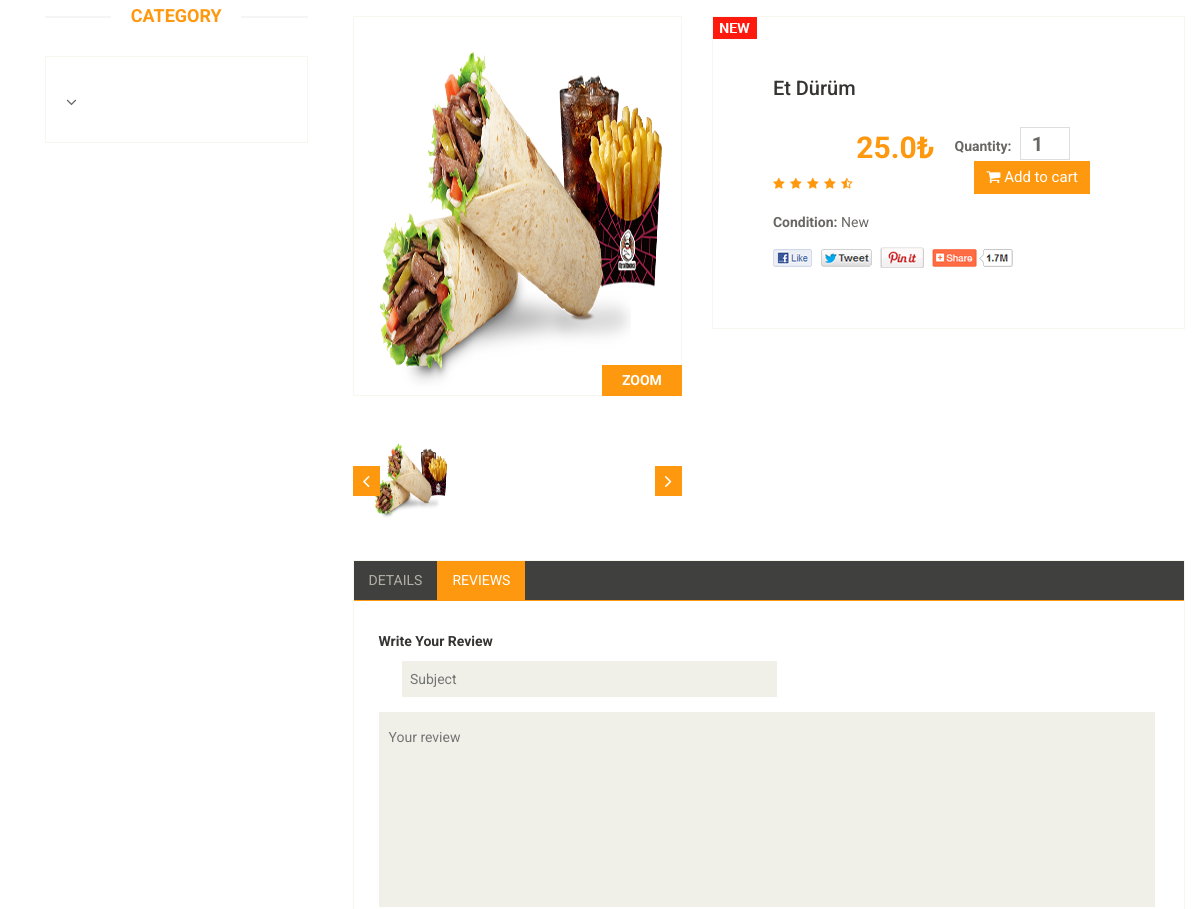
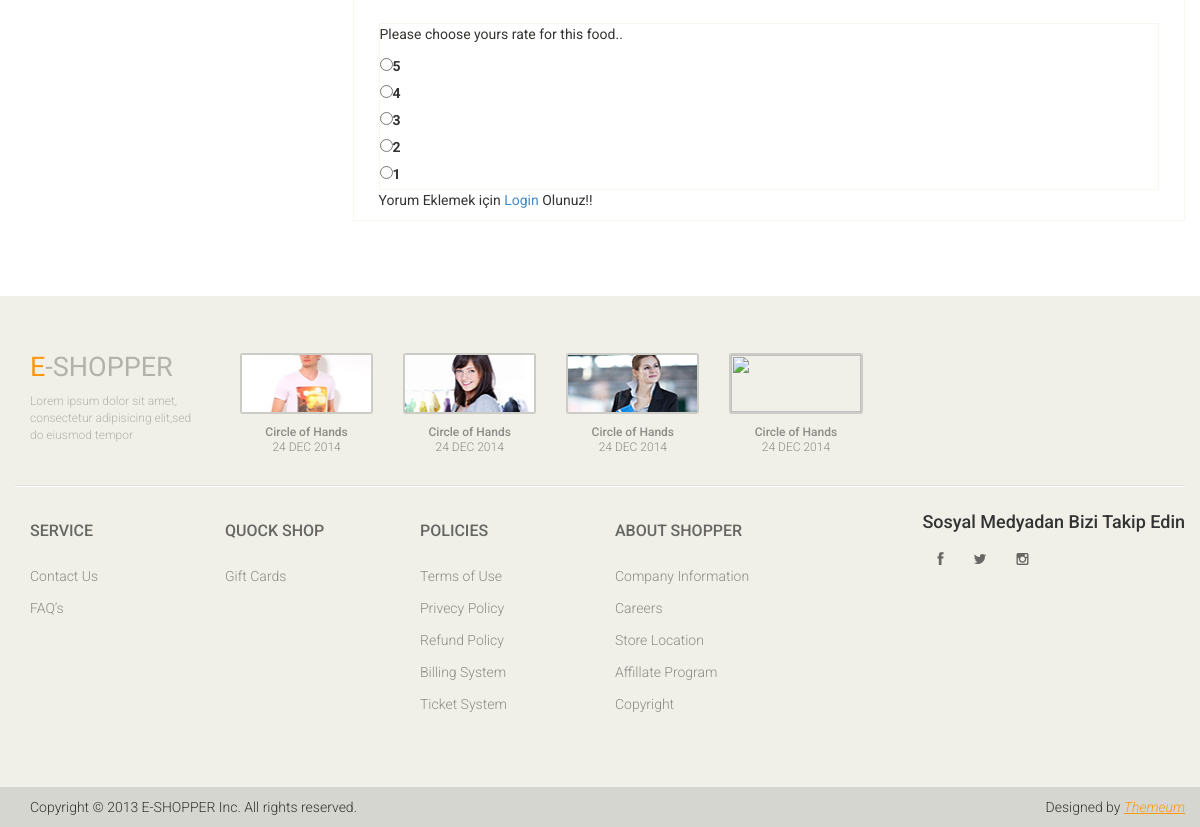
Before: /food/13/et-durum/ (lower part) with the older database file (2 pictures, top to bottom).
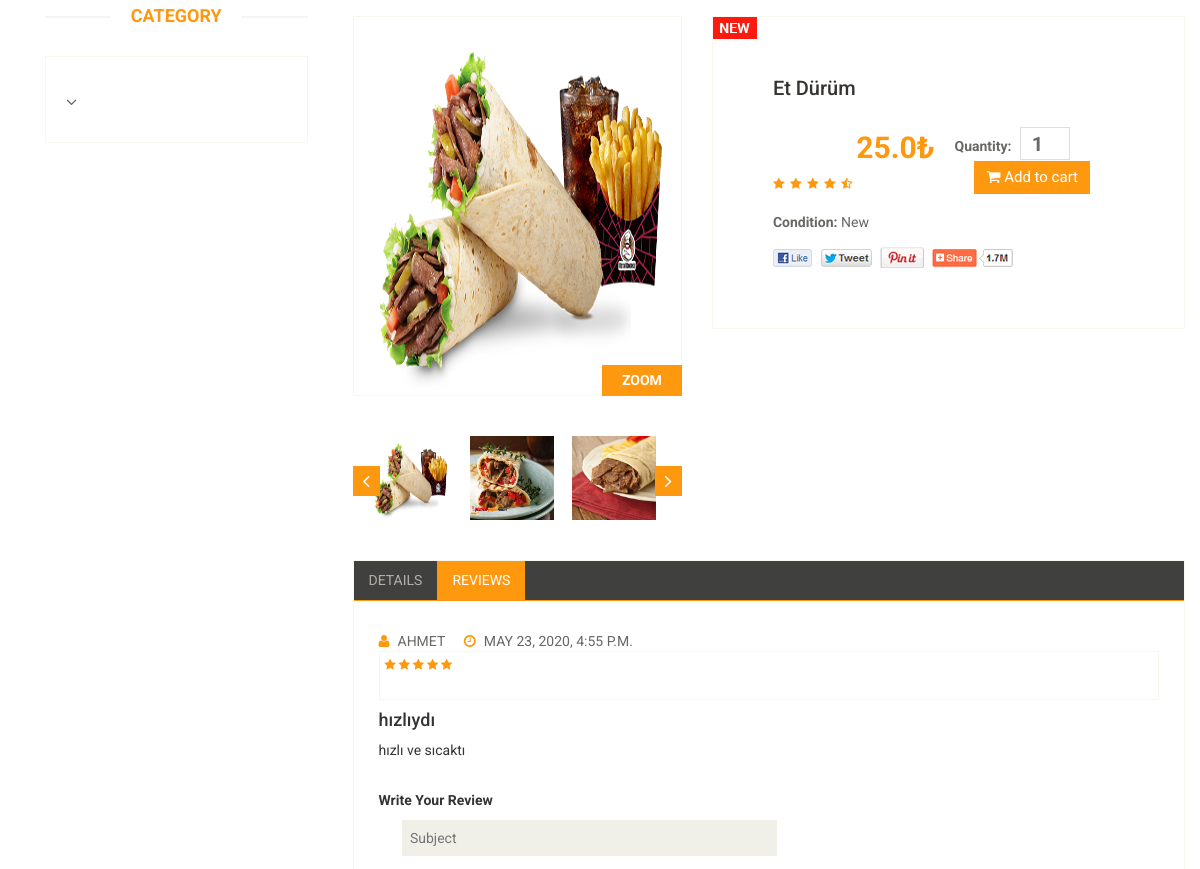
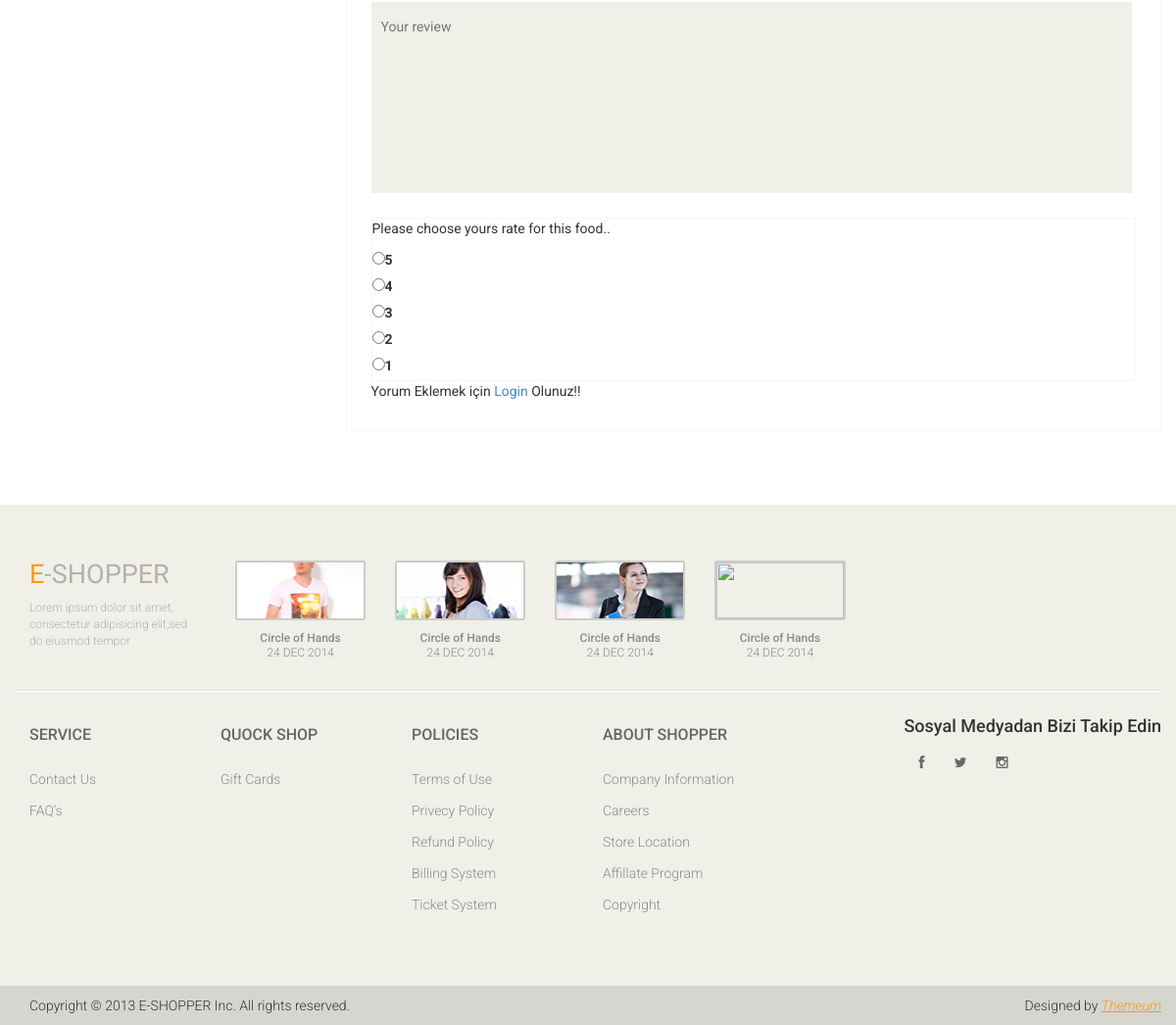
After: the same page with the newer database file (2 pictures, top to bottom).
### food/models.py (models this page shows, shortened)
class Food(models.Model):
    STATUS = (
        ('True', 'Evet'),
        ('False', 'Hayır'),
    )
    category = models.ForeignKey(Category, on_delete=models.CASCADE) #relation with Category table
    title = models.CharField(max_length=150)
    keywords = models.CharField(max_length=255, blank=True)
    description = models.CharField(max_length=255, blank=True)
    image = models.ImageField(blank=True, upload_to='images/')
    price = models.FloatField()
    amount = models.IntegerField()
    detail = RichTextUploadingField()
    slug = models.SlugField(null=False, unique=True)
    status = models.CharField(max_length=10, choices=STATUS)
    create_at = models.DateTimeField(auto_now_add=True)
    update_at = models.DateTimeField(auto_now=True)
    def image_tag(self):
        return mark_safe('<img src="{}" height="50"/>'.format(self.image.url))
    image_tag.short_description = 'Image'

class Images(models.Model):
    food=models.ForeignKey(Food,on_delete=models.CASCADE)
    title = models.CharField(max_length=50,blank=True)
    image = models.ImageField(blank=True, upload_to='images/')
    def image_tag(self):
        return mark_safe('<img src="{}" height="50"/>'.format(self.image.url))
    image_tag.short_description = 'Image'

class Comment(models.Model):
    STATUS = (
        ('New', 'Yeni'),
        ('True', 'Evet'),
        ('False', 'Hayır'),
    )
    food = models.ForeignKey(Food, on_delete=models.CASCADE)
    user = models.ForeignKey(User, on_delete=models.CASCADE)
    subject = models.CharField(max_length=50)
    comment = models.TextField(max_length=200, blank=True)
    rate = models.IntegerField(blank=True)
    status = models.CharField(max_length=10, choices=STATUS,default='New')
    ip = models.CharField(blank=True,max_length=20)
    create_at = models.DateTimeField(auto_now_add=True)
    update_at = models.DateTimeField(auto_now=True)

### home/views.py (the view)
# urls.py: path('food/<int:id>/<slug:slug>/', views.product_detail, name='product_detail'),
def product_detail(request,id,slug):
    category = Category.objects.all()
    product = Food.objects.get(pk=id)
    images = Images.objects.filter(food_id=id)
    comments = Comment.objects.filter(food_id=id,status='True')
    context = {'product': product,
               'comments': comments,
               'category': category,
               'images': images,
               }
    return render(request,'product_detail.html',context)

### home/templates/product_detail.html (shortened to what this page needs)
{% extends "homebase.html" %}
{% block content %}
    <div id="contact-page" class="container">
        <div class="bg">
            <div class="row">
                <div class="col-sm-12">
                    <div id="gmap" class="contact-map">
                        {% load static %}
                        <section>
                            <div class="container">
                                <div class="row">
                                    <div class="col-sm-3">
                                        <div class="left-sidebar">
                                            <h2>Category</h2>
                                            <div class="panel-group category-products" id="accordian">
                                                <div class="row">
                                                    <div class="col-sm-9">
                                                        <div class="mainmenu pull-left">
                                                            {% load mptt_tags %}
                                                            <ul class="nav navbar-nav collapse navbar-collapse">
                                                                {% recursetree category %}
                                                                    <br><li   {% if not node.is_leaf_node %} class="dropdown" aria-expanded="true" {% endif %}><a href="/category/{{ node.id }}/{{ node.slug }}">{{ node.title }}{% if not node.is_leaf_node %}<i class="fa fa-angle-down"></i>{% endif %}</a>
                                                                </li>
                                                                {% endrecursetree %}
                                                            </ul>
                                                        </div>
                                                    </div>
                                                </div>
                                            </div>
                                        </div>
                                    </div>
                                    <div class="col-sm-9 padding-right">
                                        <div class="product-details">
                                            <div class="col-sm-5">
                                                <div class="view-product">
                                                    <img src="{{ product.image.url }}"  alt="" />
                                                    <h3>ZOOM</h3>
                                                </div>
                                                <div id="similar-product" class="carousel slide" data-ride="carousel">
                                                    <div class="carousel-inner">
                                                        <div class="item active">
                                                            <a href=""><img src="{{ product.image.url }}"  style="height: 84px" width="84px" alt=""></a>
                                                            {% for rs in images %}
                                                                <a href=""><img src="{{ rs.image.url }}" style="height: 84px" width="84px" alt=""></a>
                                                            {% endfor %}
                                                        </div>
                                                    </div>
                                                    <a class="left item-control" href="#similar-product" data-slide="prev">
                                                        <i class="fa fa-angle-left"></i>
                                                    </a>
                                                    <a class="right item-control" href="#similar-product" data-slide="next">
                                                        <i class="fa fa-angle-right"></i>
                                                    </a>
                                                </div>
                                            </div>
                                            <div class="col-sm-7">
                                                <div class="product-information">
                                                    <img src="{% static 'images/product-details/new.jpg' %}" class="newarrival" alt="" />
                                                    <h2>{{ product.title }}</h2>
                                                    <img src="{% static 'images/product-details/rating.png' %}" alt="" />
                                                    <span>
									<span>{{ product.price }}₺</span>
                                    <form action="/order/addtocart/{{ product.id }}" method="post">
									<label>Quantity:</label>
									<input type="number" class="input" name="quantity" min="1" max="{{ product.amount }}" value="1" />
									<button type="submit" class="btn btn-fefault cart">
										<i class="fa fa-shopping-cart"></i>
										Add to cart
									</button>
                                        </form>
								</span>
                                                    <p><b>Condition:</b> New</p>
                                                    <a href=""><img src="{% static 'images/product-details/share.png' %}" class="share img-responsive"  alt="" /></a>
                                                </div>
                                            </div>
                                        </div>
                                        <div class="category-tab shop-details-tab">
                                            <div class="col-sm-12">
                                                <ul class="nav nav-tabs">
                                                    <li><a href="#details" data-toggle="tab">Details</a></li>
                                                    <li class="active"><a href="#reviews" data-toggle="tab">Reviews</a></li>
                                                </ul>
                                            </div>
                                            <div class="tab-content">
                                                <div class="tab-pane fade active in" id="reviews" >
                                                    <div class="col-sm-12">
                                                        {% for rs in comments %}
                                                            <ul>
                                                            <li><a href=""><i class="fa fa-user"></i>{{rs.user.first_name}}</a></li>
                                                            <li><a href=""><i class="fa fa-clock-o"></i>{{rs.create_at}}</a></li>
                                                            <div class="rating-area">
                                                                <ul class="ratings">
                                                                    <li>
                                                                        <i class="fa fa-star color{% if rs.rate < 1 %}color{% endif %}"></i>
                                                                        <i class="fa fa-star color{% if rs.rate < 2 %}color{% endif %}"></i>
                                                                        <i class="fa fa-star color{% if rs.rate < 3 %}color{% endif %}"></i>
                                                                        <i class="fa fa-star color{% if rs.rate < 4 %}color{% endif %}"></i>
                                                                        <i class="fa fa-star color{% if rs.rate < 5 %}color{% endif %}"></i>
                                                                    </li>
                                                                </ul>
                                                            </div>
                                                            <h4>{{ rs.subject }}</h4>
                                                            <p>{{ rs.comment }}</p>
                                                            <br>{% endfor %}
                                                        <p><b>Write Your Review</b></p>
                                                        <form action="/food/addcomment/{{ product.id }}" method="post">
                                                            <span>
											                    <input type="text" class="input" name="subject" id="id_subject" placeholder="Subject"/>
										                    </span>
                                                            <textarea name="comment" class="input" id="id_comment" placeholder="Your review" ></textarea>
                                                            <div class="rating-area">
                                                                <div class="ratings">
                                                                    <p>Please choose yours rate for this food..</p>
                                                                    <input type="radio"   id="star5" name="rate" value="5" /><label for="star5">5</label><br>
                                                                    <input type="radio"  id="star4" name="rate" value="4" /><label for="star4">4</label><br>
                                                                    <input type="radio"  id="star3" name="rate" value="3" /><label for="star3">3</label><br>
                                                                    <input type="radio"  id="star2" name="rate" value="2" /><label for="star2">2</label><br>
                                                                    <input type="radio"  id="star1" name="rate" value="1" /><label for="star1">1</label><br>
                                                                </div><br><br>
                                                             </div>
                                                                {% if user.id is not None %}
                                                                    <button class="btn btn-default pull-right">
                                                                        Submit
                                                                    </button>
                                                                {% else %}
                                                                    Yorum Eklemek için <a href="/login">Login</a>  Olunuz!!
                                                                {% endif %}
                                                        </form>
                                                    </div>
                                                </div>
                                            </div>
                                        </div>
                                    </div>
                        </section>
                    </div>
                </div>
            </div>
        </div>
    </div>
{% endblock %}

Changed rows visible on the page:
added Images: image (picture)
added Images: image (picture)
added Comment: user.first_name "AHMET", create_at "MAY 23, 2020, 4:55 P.M.", rate 5 (drawn), subject "hızlıydı", comment "hızlı ve sıcaktı"
